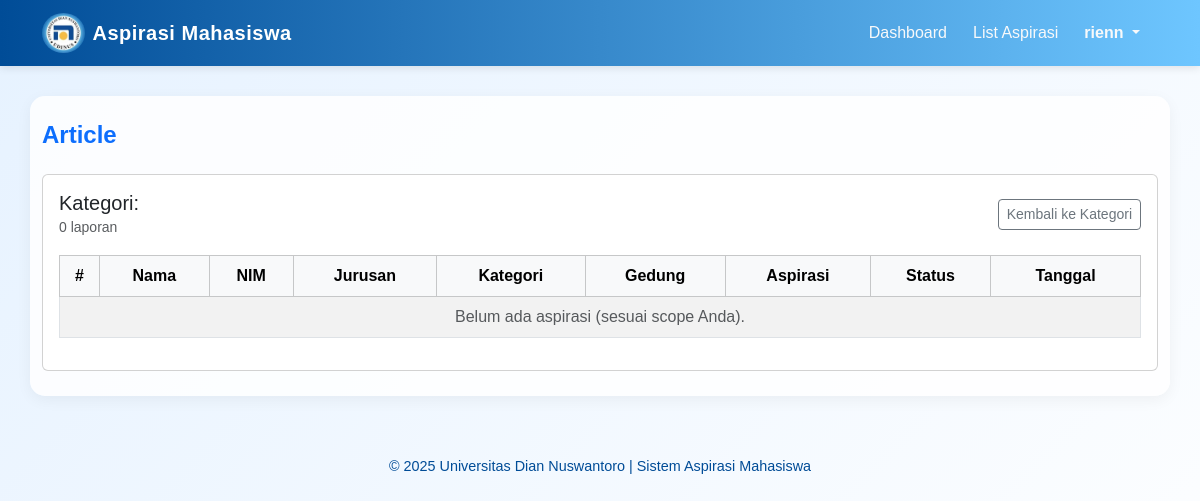
The page /admin.php?page=article&category_id=3 (signed in) on the database as committed earlier.
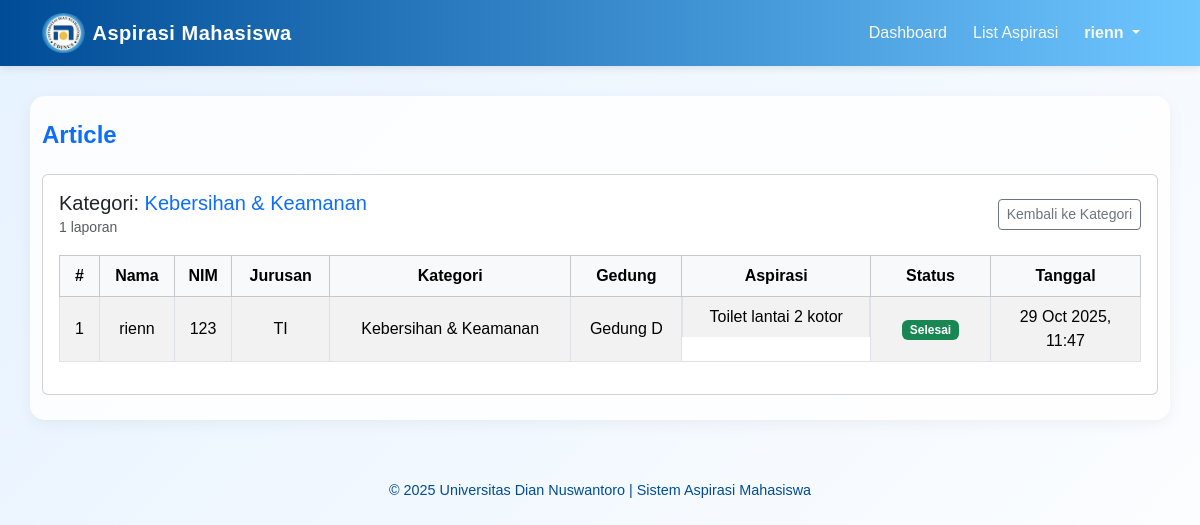
The same page on the database as committed later.
### tables this page shows
CREATE TABLE `aspirasi` (
  `id` int(11) NOT NULL,
  `nama` varchar(100) NOT NULL,
  `nim` varchar(15) NOT NULL,
  `jurusan` varchar(50) DEFAULT NULL,
  `kategori_id` int(11) NOT NULL,
  `gedung_id` int(11) NOT NULL,
  `isi_aspirasi` text NOT NULL,
  `status` enum('Menunggu','Diproses','Selesai') DEFAULT 'Menunggu',
  `is_flagged` tinyint(1) NOT NULL DEFAULT 0 COMMENT '0=Normal, 1=Di-flag oleh Monitor',
  `tanggal` timestamp NOT NULL DEFAULT current_timestamp()
);

CREATE TABLE `kategori` (
  `id` int(11) NOT NULL,
  `nama_kategori` varchar(100) NOT NULL,
  `divisi_lama` varchar(100) DEFAULT NULL COMMENT 'Data divisi dari sistem lama'
);

CREATE TABLE `gedung` (
  `id` int(11) NOT NULL,
  `nama_gedung` varchar(100) NOT NULL
);

### article.php (the view, shortened to what the changed rows need)
<?php
include "koneksi.php";
$role = $_SESSION['role'] ?? 'mahasiswa';
$whereAdminScope = "1";
$visibleKategori = [];
$sqlKat = "
    SELECT DISTINCT k.id, k.nama_kategori
    FROM kategori k
    LEFT JOIN aspirasi a ON a.kategori_id = k.id
    WHERE $whereAdminScope
    ORDER BY k.nama_kategori
";
if ($role === 'mahasiswa') {
     $sqlKat = "
        SELECT DISTINCT k.id, k.nama_kategori
        FROM kategori k
        JOIN aspirasi a ON a.kategori_id = k.id
        WHERE 1
        ORDER BY k.nama_kategori
    ";
}
$resKat = $koneksi->query($sqlKat);
if ($resKat) {
    while($row = $resKat->fetch_assoc()) {
        $visibleKategori[$row['id']] = $row['nama_kategori'];
    }
}
$counts = array_fill_keys(array_keys($visibleKategori), 0);
if (!empty($counts)) {
    $kat_ids_string = implode(',', array_keys($counts));
    $whereCount = "a.kategori_id IN ($kat_ids_string)";
    $sqlCount = "
        SELECT a.kategori_id, COUNT(a.id) AS cnt
        FROM aspirasi a
        WHERE $whereCount
        GROUP BY a.kategori_id
    ";
    $resCount = $koneksi->query($sqlCount);
    if ($resCount) {
        while ($r = $resCount->fetch_assoc()) {
            if (isset($counts[$r['kategori_id']])) {
                $counts[$r['kategori_id']] = (int)$r['cnt'];
            }
        }
    }
}
$selectedCategoryId = isset($_GET['category_id']) ? (int)$_GET['category_id'] : 0;
$sqlList = "";
$whereList = $whereAdminScope;
if ($selectedCategoryId > 0) {
    if ($role === 'admin') {
        $whereList = "($whereList) AND a.kategori_id = $selectedCategoryId";
    } else {
        $whereList = "a.kategori_id = $selectedCategoryId";
    }
    $sqlList = "
        SELECT a.*, k.nama_kategori, g.nama_gedung, a.is_flagged
        FROM aspirasi a
        JOIN kategori k ON a.kategori_id = k.id
        JOIN gedung g ON a.gedung_id = g.id
        WHERE $whereList
        ORDER BY a.is_flagged DESC, a.tanggal DESC
    ";
}
$resList = false;
$error = '';
if (!empty($sqlList)) {
    $resList = $koneksi->query($sqlList);
}
?>
<div class="card">
  <div class="card-body">
    <?php if ($selectedCategoryId === 0): ?>
      <div class="mb-4">
        <h5 class="fw-semibold">
            <?php if ($role === 'admin'): ?>
                Kategori Aspirasi (Sesuai Scope Anda)
            <?php else: ?>
                Kategori Aspirasi
            <?php endif; ?>
        </h5>
        <div class="row g-3">
          <?php if (empty($visibleKategori)): ?>
            <div class="col-12">
              <div class="alert alert-warning">
                <?php if ($role === 'admin'): ?>
                    Tidak ada aspirasi yang sesuai dengan penugasan Anda.
                <?php else: ?>
                    Belum ada aspirasi yang masuk.
                <?php endif; ?>
              </div>
            </div>
          <?php else: ?>
            <?php foreach ($visibleKategori as $kat_id => $kat_nama): ?>
              <div class="col-6 col-md-3">
                <a href="admin.php?page=article&category_id=<?= $kat_id ?>" class="text-decoration-none">
                  <div class="border rounded p-3 h-100 shadow-sm" style="background:#ffffff;">
                    <div class="d-flex justify-content-between align-items-start">
                      <div>
                        <div class="fw-semibold"><?= htmlspecialchars($kat_nama) ?></div>
                        <div class="small text-muted">Klik untuk lihat detail</div>
                      </div>
                      <div class="text-end">
                        <span class="badge bg-primary rounded-pill" style="font-size:0.9rem;"><?= $counts[$kat_id] ?? 0 ?></span>
                      </div>
                    </div>
                  </div>
                </a>
              </div>
            <?php endforeach; ?>
          <?php endif; ?>
        </div>
      </div>
    <?php else: ?>
      <div class="d-flex justify-content-between align-items-center mb-3">
        <div>
          <h5 class="mb-0">Kategori: <span class="text-primary"><?= htmlspecialchars($visibleKategori[$selectedCategoryId]) ?></span></h5>
          <small class="text-muted">
            <?php if ($role === 'admin'): ?>
                <?= ($counts[$selectedCategoryId] ?? 0) ?> laporan (sesuai scope Anda)
            <?php else: ?>
                <?= ($counts[$selectedCategoryId] ?? 0) ?> laporan
            <?php endif; ?>
          </small>
        </div>
        <div>
          <a href="admin.php?page=article" class="btn btn-outline-secondary btn-sm">Kembali ke Kategori</a>
        </div>
      </div>
      <div class="table-responsive">
        <?php if ($error): ?>
          <div class="alert alert-danger">Query error: <?= htmlspecialchars($error) ?></div>
        <?php else: ?>
          <table class="table table-bordered table-striped table-hover align-middle">
            <thead>
              <tr class="table-light text-center">
                <th style="width:40px">#</th>
                <th>Nama</th>
                <th>NIM</th>
                <th>Jurusan</th>
                <th>Kategori</th>
                <th>Gedung</th>
                <th>Aspirasi</th>
                <th style="width:120px">Status</th>
                <th style="width:150px">Tanggal</th>
              </tr>
            </thead>
            <tbody>
              <?php
              if ($resList && $resList->num_rows > 0):
                $i = 1;
                while ($row = $resList->fetch_assoc()):
              ?>
                <tr>
                  <td class="text-center"><?= $i++ ?></td>
                  <td class="text-center"><?= htmlspecialchars($row['nama']) ?></td>
                  <td class="text-center"><?= htmlspecialchars($row['nim']) ?></td>
                  <td class="text-center"><?= htmlspecialchars($row['jurusan']) ?></td>
                  <td class="text-center"><?= htmlspecialchars($row['nama_kategori']) ?></td>
                  <td class="text-center"><?= htmlspecialchars($row['nama_gedung']) ?></td>
                  <td style="max-width:380px; display: flex; flex-direction: column; justify-content: center; align-items: center;">
                      <?= htmlspecialchars($row['isi_aspirasi']) ?>
                  </td>
                  <td class="text-center">
                    <?php
                    $badge = 'secondary';
                    if ($row['status'] === 'Selesai') $badge = 'success';
                    ?>
                    <span class="badge bg-<?= $badge ?>"><?= htmlspecialchars($row['status']) ?></span>
                  </td>
                  <td class="text-center"><?= htmlspecialchars(date('d M Y, H:i', strtotime($row['tanggal']))) ?></td>
                </tr>
              <?php endwhile; else: ?>
                <?php
                  $colspan = 9;
                ?>
                <tr><td colspan="<?= $colspan ?>" class="text-center text-muted">Belum ada aspirasi (sesuai scope Anda).</td></tr>
              <?php endif; ?>
            </tbody>
          </table>
        <?php endif; ?>
      </div>
    <?php endif; ?>
  </div>
</div>

Rows that differ between the two databases and show on the page:
added aspirasi: nama "rienn", nim "123", jurusan "TI", kategori.nama_kategori "Kebersihan & Keamanan", gedung.nama_gedung "Gedung D", isi_aspirasi "Toilet lantai 2 kotor", status "Selesai", tanggal "29 Oct 2025, 11:47"
Other text that changed with them:
$visibleKategori[$selectedCategoryId]: (not shown) → "Kebersihan & Keamanan"
$counts[$selectedCategoryId]: "0" → "1"
text no longer shown: "Belum ada aspirasi (sesuai scope Anda)."
